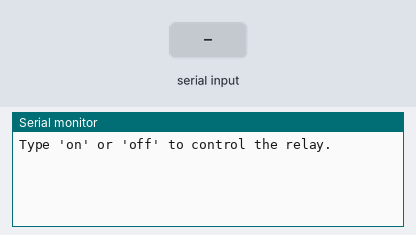
A sketch run on a simulated Arduino Uno, built with avr-gcc and run on an emulated ATmega328P. On the bench: the last lines printed to the serial monitor. Inputs (shaded band) come from the test bench.

Above: at 1.2 s.
1.3 s: "on\n" received over Serial
At 2.2 s:
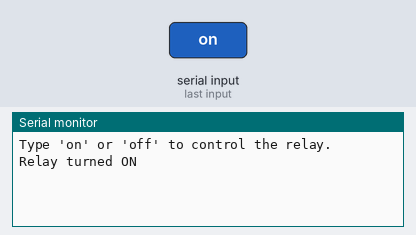
2.8 s: "off\n" received over Serial
At 3.4 s:
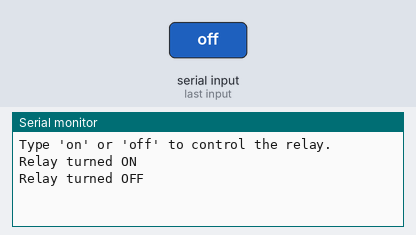
4.3 s: "1\n" received over Serial
At 5.7 s:
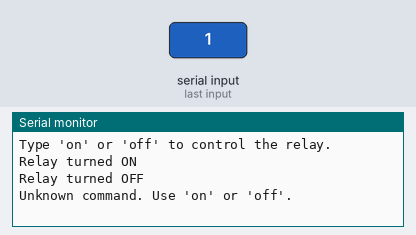

Measured:
- after the input at 1.3 s, the serial monitor: prints a new line at once (image 1)
- after the input at 2.8 s, the serial monitor: prints a new line at once (image 2)
- after the input at 4.3 s, the serial monitor: prints a new line at once (image 3)

The sketch:

SSR_relay_manual_testing_copy_updated.ino
```cpp
const int SSR_PIN = 4;

void setup() {
  // put your setup code here, to run once:
  pinMode(SSR_PIN, OUTPUT);
  Serial.begin(9600);
  Serial.println("Type 'on' or 'off' to control the relay.");
}

void loop() {
  // put your main code here, to run repeatedly:
  if (Serial.available()) {
    String cmd = Serial.readStringUntil('\n');
    cmd.trim(); // remove spaces or newline

    if (cmd == "on") {
      digitalWrite(SSR_PIN, HIGH);
      Serial.println("Relay turned ON");
    }
    else if (cmd == "off") {
      digitalWrite(SSR_PIN, LOW);

      Serial.println("Relay turned OFF");
    }
    else {
      Serial.println("Unknown command. Use 'on' or 'off'.");
    }
  }
}
```
